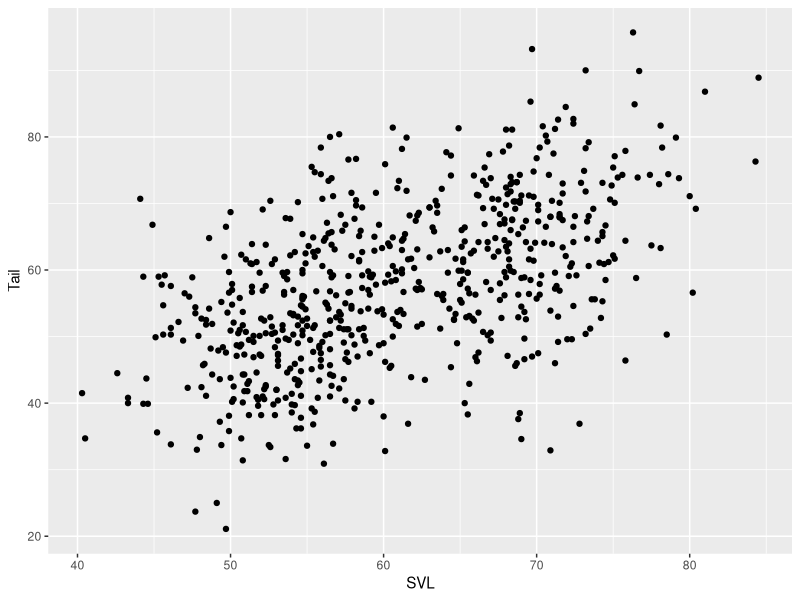
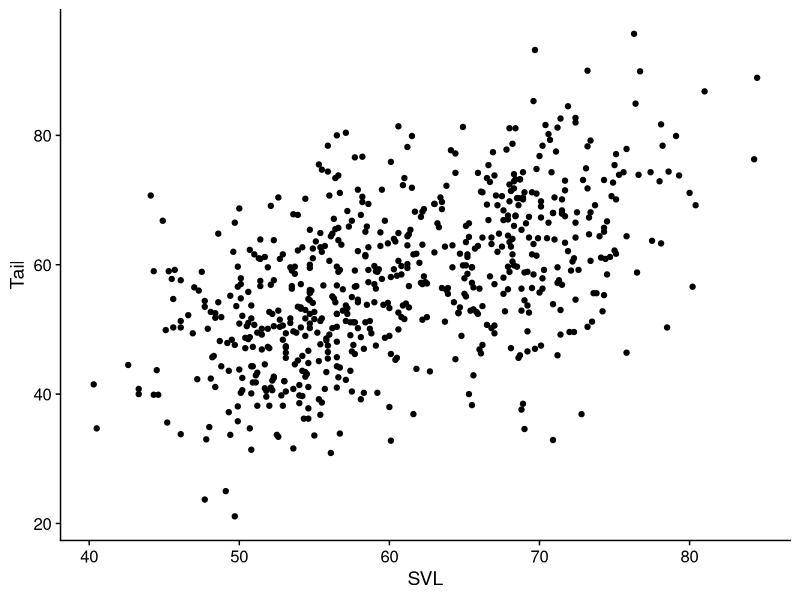
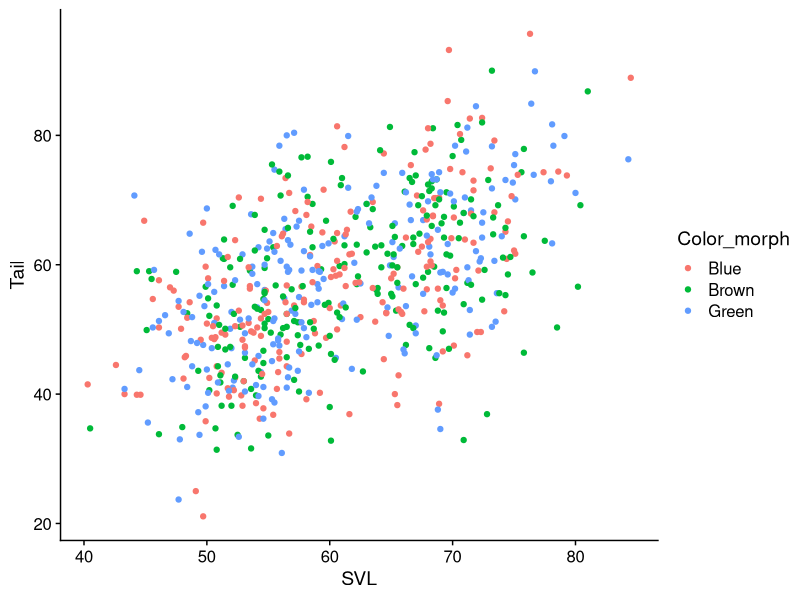
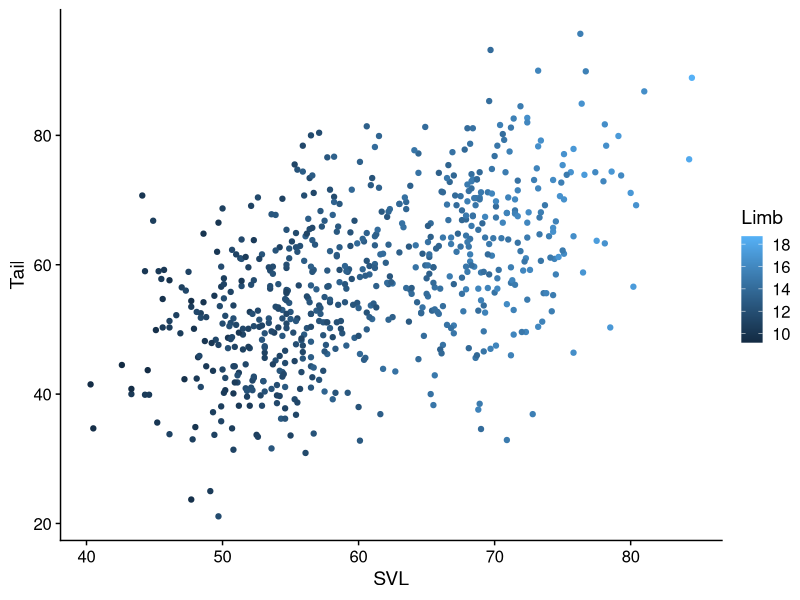
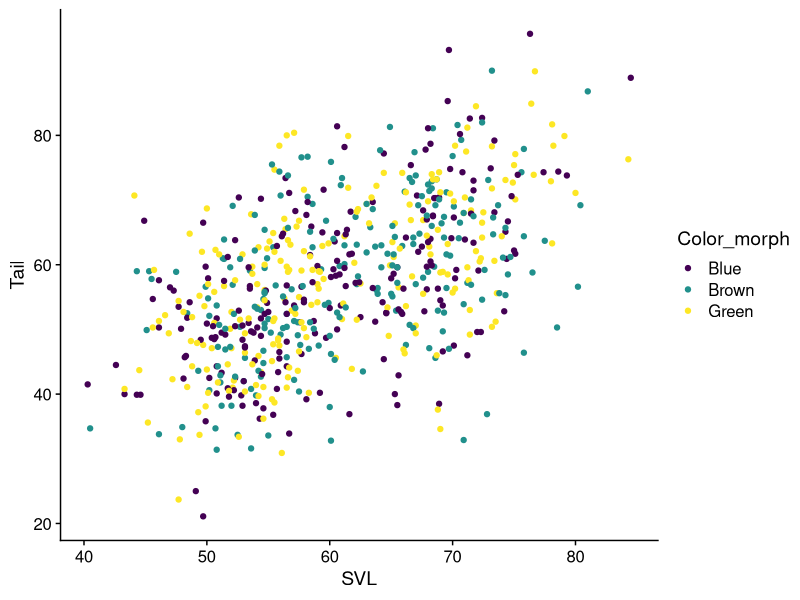
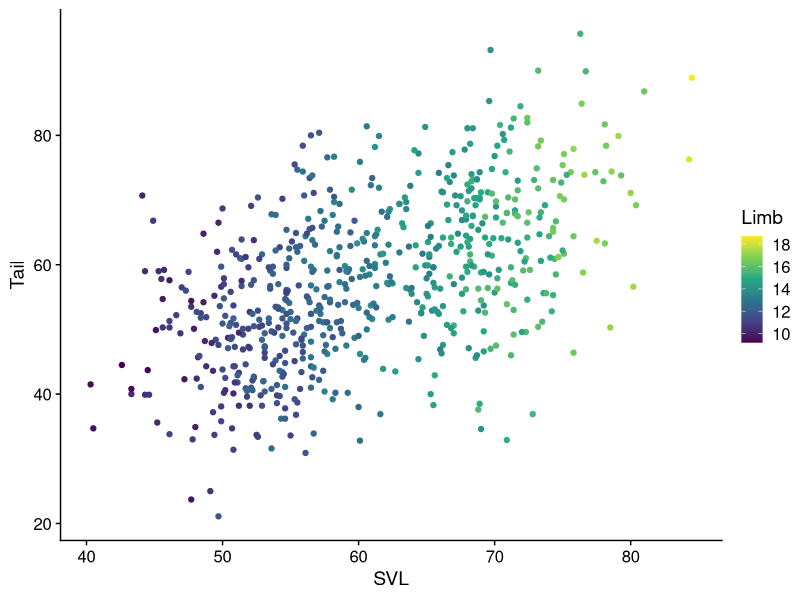
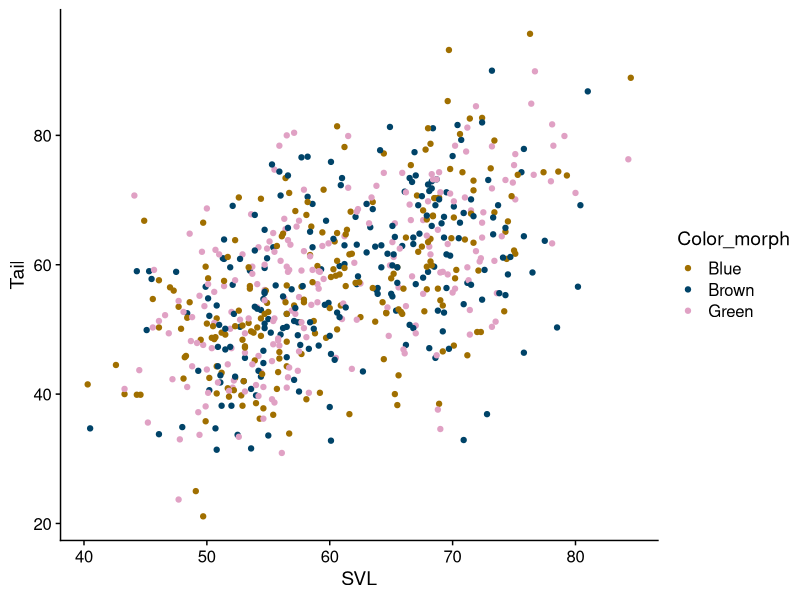
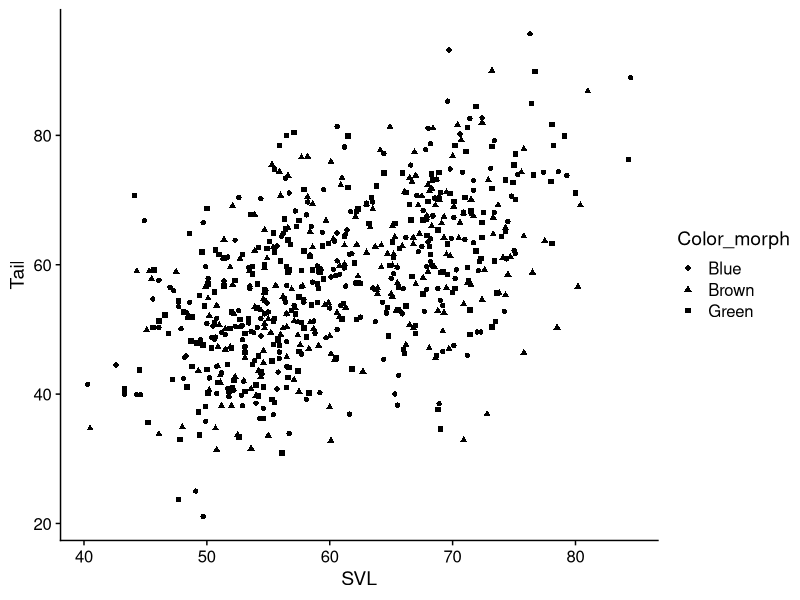

These figures' R source, in order:
## ---- chunk 1
# Load packages & data
library(tidyverse) 
lizards <- read_csv("example_data/anoles.csv") 
# If this throws an error, see Appendix A for how to download it.
## ---- chunk 2
base_plot <- 
  ggplot(data = lizards) + # Data: sets up a plot around lizards
  aes(x = SVL, y = Tail) + # Aesthetics: Connects columns of lizards to x and y
  geom_point() # Geometry: we're using points
  # Scales aren't listed, so they're using default values
base_plot # show results
## ---- chunk 3
# Include these two lines after loading tidyverse/ggplot2
# at the top of each script
library(cowplot)
theme_set(theme_cowplot()) 

# Now view the plot again, and see the results
base_plot
## ---- chunk 4
# Connect the color aesthetic with the Color_morph column in the data
base_plot + aes(color = Color_morph)  # This is a discrete color
## ---- chunk 5
# Connect the color aesthetic with the Limb column in the data
base_plot + aes(color = Limb) # This is a continuous color
## ---- chunk 6
base_plot + aes(color = Color_morph) + 
  scale_color_viridis_d() # uses the "Viridis" colors, discrete scale
## ---- chunk 7
base_plot + aes(color = Limb) +
  scale_color_viridis_c() # uses the "Viridis" colors, discrete scale
## ---- chunk 8
my_morph_colors = c("#a06f00", "#004368", "#e0a1c4") # Color Hex codes; if you're unfamiliar, google it.
base_plot + aes(color = Color_morph) + 
  scale_color_manual(values = my_morph_colors) 
## ---- chunk 9
base_plot + aes(shape = Color_morph) 
## ---- chunk 10
base_plot + aes(shape = Color_morph) + 
  scale_shape(solid = FALSE)
## ---- chunk 11
base_plot + aes(size = Limb)
## ---- chunk 12
# Note that I'm including the aes() term with ggplot() instead
# of adding it; these are equivalent
ggplot(data = lizards, aes(x = SVL, y = Tail, size = Limb)) + 
  # Define a default color & shape for points
  geom_point(color = "cornflowerblue", shape = 1)
## ---- chunk 13
ggplot(data = lizards) + 
  aes(x = SVL, y = Tail, shape = Color_morph, color = Color_morph) + 
  geom_point(size = 2.5) + 
  scale_shape(solid = FALSE) + 
  scale_color_viridis_d()
## ---- chunk 14
base_plot + aes(color = Limb, shape = Color_morph) + 
  scale_shape(solid = FALSE) +
  scale_color_viridis_c()
## ---- chunk 15
ggplot(data = lizards) + 
  aes(x = Diameter) + 
  geom_histogram()
## ---- chunk 16
ggplot(data = lizards) + 
  aes(x = Diameter) + 
  geom_histogram(binwidth = 2.5, 
                 color = "black", fill = "white") 
## ---- chunk 17
ggplot(data = lizards) + 
  aes(x = Diameter) + 
  geom_density()
## ---- chunk 18
ggplot(data = lizards) + 
  aes(x = Diameter, color = Color_morph) + 
  geom_density()
## ---- chunk 19
box_plots <- ggplot(data = lizards) + 
  aes(x = Site, y = Height) + 
  geom_boxplot() 
box_plots
## ---- chunk 20
box_plots + 
  aes(fill = Color_morph) + # We're using fill because boxplots are solid
  theme(legend.position = "bottom") # Move the legend to the bottom to give us more room
## ---- chunk 21
ggplot(data = lizards) + 
  aes(x = Site, y = Height) + 
  geom_violin()  
## ---- chunk 22
set.seed(0993) # keep the same random jitters each time book is built
## ---- chunk 23
ggplot(data = lizards) + 
  aes(x = Site, y = Height) + 
  geom_jitter(width = .25, height = 0)
## ---- chunk 24
# install.packages("ggforce") # Uncomment this to install
library(ggforce) 
ggplot(data = lizards) + 
  aes(x = Site, y = Height) + 
  geom_violin() +
  geom_sina(color = "grey30", fill = "grey70", shape = 21) # Note that shape 21 uses both color a fill as aesthetics
## ---- chunk 25
ggplot(lizards) + 
  aes(x = SVL, y = Tail) + 
  geom_bin2d(bins = 25) + 
  scale_fill_viridis_c()
## ---- chunk 26
regression_plot = ggplot(data = lizards) + 
  aes(x = SVL, y = Tail) + 
  geom_smooth(method = "lm", se = TRUE) + # method = "lm" uses a linear regression
  # use se = FALSE to disable error regions
  geom_point()
regression_plot 
## ---- chunk 27
ggplot(data = lizards) + 
  aes(x = SVL, y = Tail, color = Color_morph) + 
  geom_smooth(method = "lm", se = TRUE) + 
  geom_point() + 
  scale_color_viridis_d()
## ---- chunk 28
ggplot(data = lizards) + 
  aes(x = SVL, y = Tail) + 
  geom_smooth(method = "lm", se = TRUE) + 
  geom_point(aes(color = Color_morph)) + # call color here to only make it apply to points
  scale_color_viridis_d()
## ---- chunk 29
beavers = read_csv("example_data/beavers.csv")
ggplot(beavers) + 
  aes(x = Time, y = Temperature, color = beaver) + 
  geom_line() + 
  scale_x_datetime(date_labels = "%H:%M") # This tells R that you've got a time on the x axis
  # date_labels says to use hours:minutes as the axis format
## ---- chunk 30
ggplot(data = lizards) + 
  aes(x = Site) +
  geom_bar()
## ---- chunk 31
ggplot(data = lizards) + 
  aes(x = Site, fill = Perch_type) +
  geom_bar() +
  scale_fill_viridis_d()
## ---- chunk 32
ggplot(data = lizards) + 
  aes(x = Site, fill = Perch_type) +
  geom_bar(position = "dodge") +
  scale_fill_viridis_d()
## ---- chunk 33
ggplot(data = lizards) + 
  aes(x = fct_infreq(Site), # Note how this changes the axis label
      fill = Perch_type) + # We'll talk about how to fix that in a bit
  geom_bar()
## ---- chunk 34
regression_plot +
  facet_wrap(~Color_morph) # note the ~
## ---- chunk 35
regression_plot +
  facet_wrap(~Site) # note the ~
## ---- chunk 36
regression_plot +
  facet_wrap(~Site, scales = "free_x") # scales can also be 'free_y' or 'free' (which does both x and y)
## ---- chunk 37
regression_plot +
  facet_grid(Perch_type~Color_morph) # rows ~ columns
## ---- chunk 38
ggplot(lizards) + 
  aes(x = Limb, y = Diameter, color = Color_morph) + 
  geom_point() + 
  scale_color_viridis_d()
## ---- chunk 39
ggplot(lizards) + 
  aes(x = Limb, y = Diameter, color = Color_morph) + 
  geom_point() + 
  scale_color_viridis_d(name = "Color Morph") + 
  xlab("Hind Limb Length (mm)") + 
  ylab("Perch Diameter (mm)")
